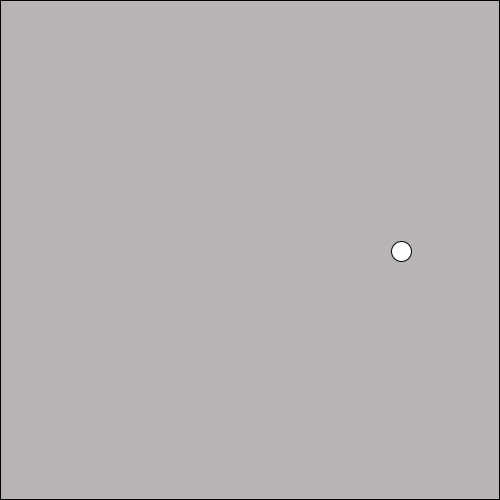
Frame 1 (no input)
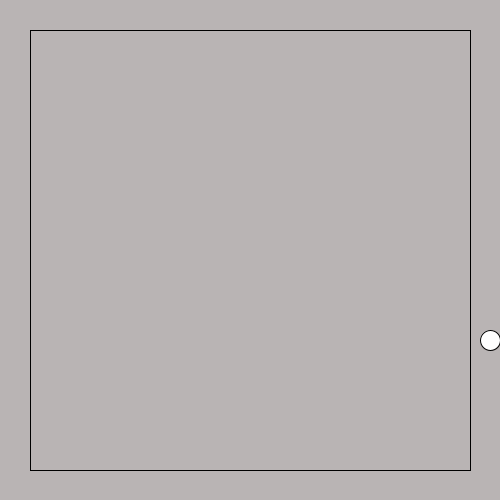
Frame 60 (the mouse pressed at the canvas centre just before this capture)
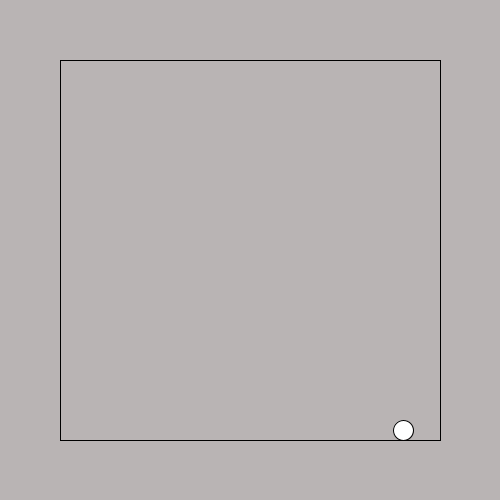
Frame 120 (the mouse held since frame 60 and released just before this capture)

The Processing sketch that drew these frames (run headless with seeded random() and noise(); from frame 60 on, the mouse is pressed at the canvas centre):

// Processing sketch: Bouncing_ball
// ── Bouncing_ball.pde
float xspeed = 1.5;
float yspeed = 1.5;
float xrectspeed = 0.5;
float yrectspeed = 0.5;
float ballX;
float ballY;
float xrect;
float yrect;
float wrect;
float hrect;
int xdirection = 1;
int ydirection = 1;
int rad = 10;

void setup() {
  size(500, 500);
  background(185, 180, 180);
  frameRate(60);
  ellipseMode(RADIUS);
  ballX = width-100;
  ballY = height/2;

  xrect = 0;
  yrect = 0;
  wrect = width;
  hrect = height;
}

void draw() {
  background(185, 180, 180);


  xrect = xrect + xrectspeed;
  yrect = yrect + yrectspeed;
  wrect = wrect - 2*xrectspeed;
  hrect = hrect - 2*yrectspeed;

  fill(185, 180, 180);
  stroke(0, 0, 0);
  rect(xrect, yrect, wrect, hrect);

  ballX = ballX + (xspeed*xdirection);
  ballY = ballY + (yspeed*ydirection);

  println(xrect, yrect, wrect, hrect);

  if (ballX > width-rad || ballX < rad) {
    xdirection *= -1;
  }

  if (ballY > height-rad || ballY < rad) {
    ydirection *= -1;
  }

  fill(255, 255, 255);
  ellipse(ballX, ballY, rad, rad);
}
